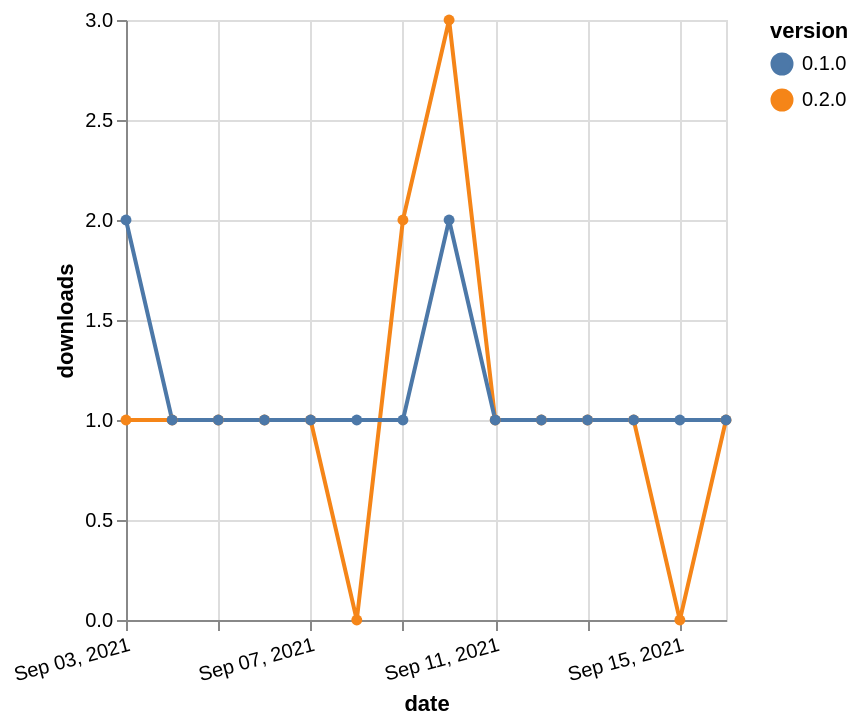

Write the Vega-Lite specification saved for this chart.
### Vega-Lite specification from a JSON file in a GitHub repository (floating-point values rounded to 4 significant figures)
{"$schema": "https://vega.github.io/schema/vega-lite/v5.json", "description": "A simple bar chart with embedded data.", "data": {"values": [{"date": "2021-09-03", "total": 142, "delta": 1, "version": "0.2.0"}, {"date": "2021-09-04", "total": 143, "delta": 1, "version": "0.2.0"}, {"date": "2021-09-05", "total": 144, "delta": 1, "version": "0.2.0"}, {"date": "2021-09-06", "total": 145, "delta": 1, "version": "0.2.0"}, {"date": "2021-09-07", "total": 146, "delta": 1, "version": "0.2.0"}, {"date": "2021-09-08", "total": 146, "delta": 0, "version": "0.2.0"}, {"date": "2021-09-09", "total": 148, "delta": 2, "version": "0.2.0"}, {"date": "2021-09-10", "total": 151, "delta": 3, "version": "0.2.0"}, {"date": "2021-09-11", "total": 152, "delta": 1, "version": "0.2.0"}, {"date": "2021-09-12", "total": 153, "delta": 1, "version": "0.2.0"}, {"date": "2021-09-13", "total": 154, "delta": 1, "version": "0.2.0"}, {"date": "2021-09-14", "total": 155, "delta": 1, "version": "0.2.0"}, {"date": "2021-09-15", "total": 155, "delta": 0, "version": "0.2.0"}, {"date": "2021-09-16", "total": 156, "delta": 1, "version": "0.2.0"}, {"date": "2021-09-03", "total": 152, "delta": 2, "version": "0.1.0"}, {"date": "2021-09-04", "total": 153, "delta": 1, "version": "0.1.0"}, {"date": "2021-09-05", "total": 154, "delta": 1, "version": "0.1.0"}, {"date": "2021-09-06", "total": 155, "delta": 1, "version": "0.1.0"}, {"date": "2021-09-07", "total": 156, "delta": 1, "version": "0.1.0"}, {"date": "2021-09-08", "total": 157, "delta": 1, "version": "0.1.0"}, {"date": "2021-09-09", "total": 158, "delta": 1, "version": "0.1.0"}, {"date": "2021-09-10", "total": 160, "delta": 2, "version": "0.1.0"}, {"date": "2021-09-11", "total": 161, "delta": 1, "version": "0.1.0"}, {"date": "2021-09-12", "total": 162, "delta": 1, "version": "0.1.0"}, {"date": "2021-09-13", "total": 163, "delta": 1, "version": "0.1.0"}, {"date": "2021-09-14", "total": 164, "delta": 1, "version": "0.1.0"}, {"date": "2021-09-15", "total": 165, "delta": 1, "version": "0.1.0"}, {"date": "2021-09-16", "total": 166, "delta": 1, "version": "0.1.0"}]}, "width": "container", "mark": {"type": "line", "point": {"filled": true}}, "encoding": {"x": {"field": "date", "type": "temporal", "timeUnit": "yearmonthdate", "title": "date", "axis": {"labelAngle": -15}}, "y": {"field": "delta", "type": "quantitative", "title": "downloads"}, "color": {"field": "version", "type": "nominal"}, "tooltip": {"field": "delta"}}}
